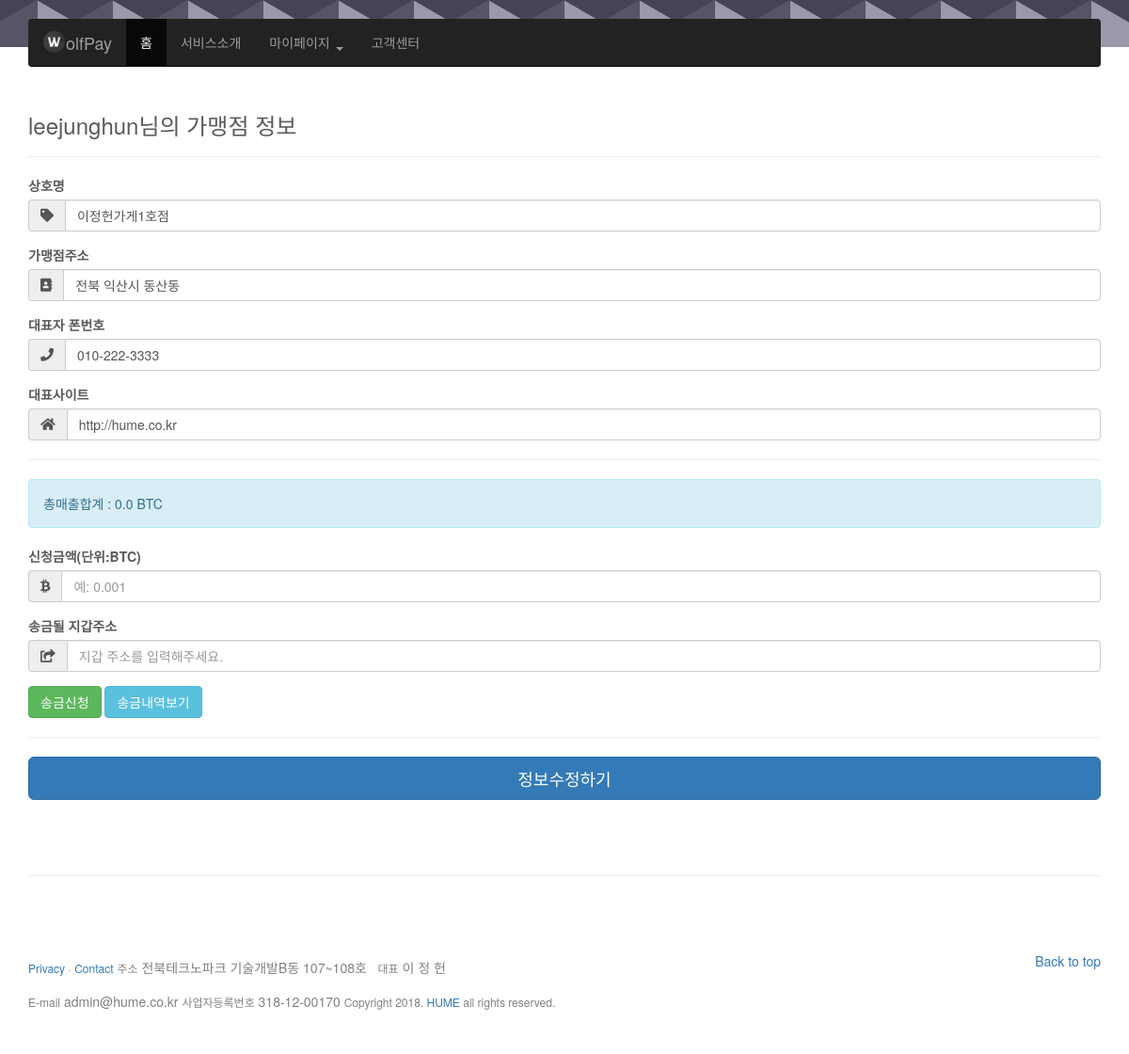
The app's page /wolfpay/info/ (signed in) with its own data.
### wolfpay/models.py (models this page shows, shortened)
class Shop(models.Model):
	name=models.CharField(max_length=200)
	addr=models.CharField(max_length=200)
	phone=models.CharField(max_length=200)
	site=models.CharField(max_length=200)
	user=models.OneToOneField(User,on_delete=models.CASCADE)

### wolfpay/views.py (the view)
def info(request):
	if request.user.is_authenticated:
		s=Shop.objects.get(user=request.user)
		if request.method=="POST":
			name=request.POST['name']
			addr=request.POST['addr']
			phone=request.POST['phone']
			site=request.POST['site']
			s.name=name;s.addr=addr;s.phone=phone;s.site=site;
			s.save()
			return render(request,"wolfpay/complete_product.html",{'msg':'수정이 완료되었습니다.'})
		else:
			total=Transaction.objects.filter(sid=s).aggregate(sum=Sum('receive'))
			return render(request,"wolfpay/info.html",{'s':s,'total':total['sum']})
	else:
		return redirect('login')

### wolfpay/templates/wolfpay/info.html (shortened to what this page needs)
{% extends "wolfpay/index.html" %}
{% block content %}
{% load staticfiles %}
<link href="{% static 'wolfpay/css/info.css' %}" rel="stylesheet">
<link href="https://use.fontawesome.com/releases/v5.0.6/css/all.css" rel="stylesheet">
<form method="POST">
	<h3 class="form-signin-heading">{{ s.user.username }}님의 가맹점 정보</h3>
	<hr>
	<div class="form-group">
		<label for="name" class="cols-sm-2 control-label">상호명</label>
		<div class="cols-sm-10">
			<div class="input-group">
				<span class="input-group-addon"><i class="fa fa-tag" aria-hidden="true"></i></span>
				<input type="text" class="form-control" name="name" id="name"  value="{{ s.name }}" required autofocus/>
			</div>
		</div>
	</div>
	<div class="form-group">
		<label for="name" class="cols-sm-2 control-label">가맹점주소</label>
		<div class="cols-sm-10">
			<div class="input-group">
				<span class="input-group-addon"><i class="fa fa-address-book" aria-hidden="true"></i></span>
				<input type="text" class="form-control" name="addr" id="addr"  value="{{ s.addr }}" required/>
			</div>
		</div>
	</div>
	<div class="form-group">
		<label for="name" class="cols-sm-2 control-label">대표자 폰번호</label>
		<div class="cols-sm-10">
			<div class="input-group">
				<span class="input-group-addon"><i class="fas fa-phone" aria-hidden="true"></i></span>
				<input type="text" class="form-control" name="phone" id="phone"  value="{{ s.phone }}" required/>
			</div>
		</div>
	</div>
	<div class="form-group">
		<label for="name" class="cols-sm-2 control-label">대표사이트</label>
		<div class="cols-sm-10">
			<div class="input-group">
				<span class="input-group-addon"><i class="fas fa-home" aria-hidden="true"></i></span>
				<input type="text" class="form-control" name="site" id="site" value="{{ s.site }}" required/>
			</div>
		</div>
	</div>
	<hr>
	<div class="alert alert-info" role="alert">
  		{% if total is None %}
			총매출합계 : 0.0 BTC
		{% else %}
			총매출합계 : {{ total }} BTC
		{% endif %}
	</div>
	<div class="form-group">
		<label for="name" class="cols-sm-2 control-label">신청금액(단위:BTC)</label>
		<div class="cols-sm-10">
			<div class="input-group">
				<span class="input-group-addon"><i class="fab fa-btc" aria-hidden="true"></i></span>
				<input type="text" class="form-control" id="price" placeholder='예: 0.001'/>
			</div>
		</div>
	</div>
	<div class="form-group">
		<label for="name" class="cols-sm-2 control-label">송금될 지갑주소</label>
		<div class="cols-sm-10">
			<div class="input-group">
				<span class="input-group-addon"><i class="fas fa-share-square" aria-hidden="true"></i></span>
				<input type="text" class="form-control" id="btcaddr" placeholder='지갑 주소를 입력해주세요.'/>
			</div>
		</div>
	</div>
	<button type="button" class="btn btn-success" onclick='send()'>송금신청</button>
	<button type="button" class="btn btn-info" onclick='sendlist()'>송금내역보기</button>
	<hr>
	<button type="submit" class="btn btn-primary btn-lg btn-block">정보수정하기</button>
</form>
{% endblock %}

### wolfpay/static/wolfpay/css/carousel.css (style rules this page uses)
body { padding-bottom: 40px; color: #5a5a5a; }

### wolfpay/static/wolfpay/css/info.css (style rules this page uses)
body { padding-bottom: 40px; background-color: #fff; }
span { display: inline-block; right:0px; top:0px; margin-top: 10px; }

### records on screen
Shop: user.username "leejunghun", name "이정헌가게1호점", addr "전북 익산시 동산동", phone "010-222-3333", site "http://hume.co.kr"
